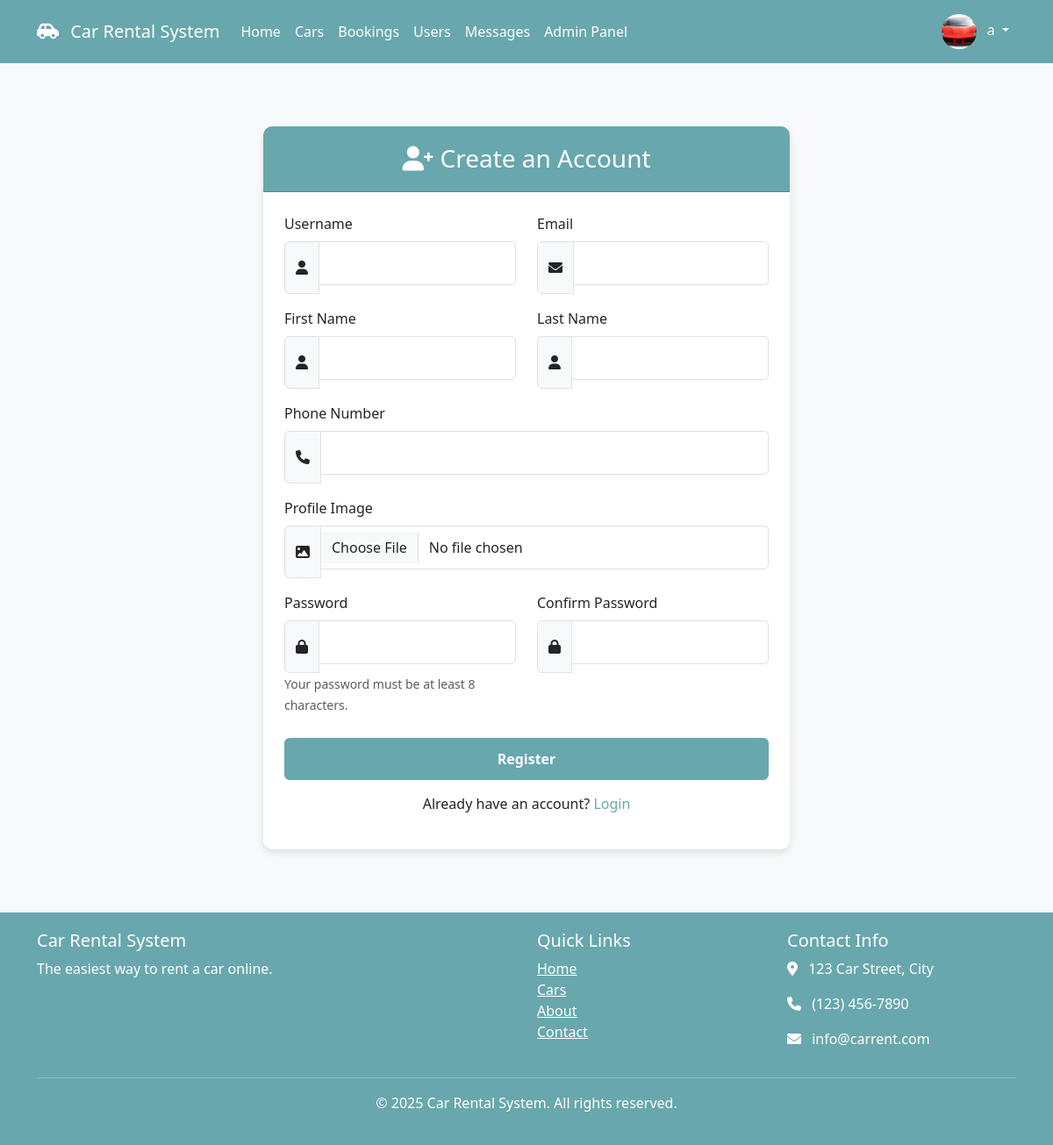
Page /register/ (signed in) on the committed database.
### myapp/models.py (models this page shows, shortened)
class User(AbstractUser):
    ROLE_CHOICES = (
        (1, 'User'),
        (2, 'Admin'),
        (3, 'Resource Manager'),
        (4, 'Entry Operator'),
    )
    role = models.IntegerField(choices=ROLE_CHOICES, default=1)
    profile_image = models.ImageField(upload_to='profile_images/', null=True, blank=True)

### myapp/views.py (the view)
# urls.py: path('register/', views.register, name='register'),
def register(request):
    if request.method == 'POST':
        form = UserRegistrationForm(request.POST, request.FILES)
        if form.is_valid():
            user = form.save(commit=False)
            user.role = 1
            user.save()
            user.profile.phone = form.cleaned_data.get('phone')
            user.profile.save()
            raw_password = form.cleaned_data.get('password1')
            user = authenticate(username=user.username, password=raw_password)
            login(request, user)
            messages.success(request, "Registration successful! Welcome to Car Rental System.")
            return redirect('dashboard')
    else:
        form = UserRegistrationForm()
    return render(request, 'myapp/register.html', {'form': form})

### myapp/forms.py
class UserRegistrationForm(UserCreationForm):
    email = forms.EmailField(required=True)
    first_name = forms.CharField(max_length=30, required=True)
    last_name = forms.CharField(max_length=30, required=True)
    phone = forms.CharField(max_length=20, required=False)
    profile_image = forms.ImageField(required=False)
    role = forms.ChoiceField(choices=User.ROLE_CHOICES, initial=1)
    class Meta:
        model = User
        fields = ['username', 'email', 'first_name', 'last_name',
                 'phone', 'profile_image', 'role', 'password1', 'password2']

### myapp/templates/myapp/register.html (shortened to what this page needs)
{% extends 'myapp/base.html' %}
{% block content %}
<div class="register-container mt-5 mb-5">
    <div class="card">
        <div class="card-header">
            <h3 class="mb-0"><i class="fas fa-user-plus me-2"></i>Create an Account</h3>
        </div>
        <div class="card-body p-4">
            <form method="post" enctype="multipart/form-data">
                <div class="row">
                    <div class="col-md-6">
                        <div class="mb-3">
                            <label for="id_username" class="form-label">Username</label>
                            <div class="input-group">
                                <span class="input-group-text"><i class="fas fa-user"></i></span>
                                {{ form.username }}
                            </div>
                        </div>
                    </div>
                    <div class="col-md-6">
                        <div class="mb-3">
                            <label for="id_email" class="form-label">Email</label>
                            <div class="input-group">
                                <span class="input-group-text"><i class="fas fa-envelope"></i></span>
                                {{ form.email }}
                            </div>
                        </div>
                    </div>
                </div>
                <div class="row">
                    <div class="col-md-6">
                        <div class="mb-3">
                            <label for="id_first_name" class="form-label">First Name</label>
                            <div class="input-group">
                                <span class="input-group-text"><i class="fas fa-user"></i></span>
                                {{ form.first_name }}
                            </div>
                        </div>
                    </div>
                    <div class="col-md-6">
                        <div class="mb-3">
                            <label for="id_last_name" class="form-label">Last Name</label>
                            <div class="input-group">
                                <span class="input-group-text"><i class="fas fa-user"></i></span>
                                {{ form.last_name }}
                            </div>
                        </div>
                    </div>
                </div>
                <div class="mb-3">
                    <label for="id_phone" class="form-label">Phone Number</label>
                    <div class="input-group">
                        <span class="input-group-text"><i class="fas fa-phone"></i></span>
                        {{ form.phone }}
                    </div>
                </div>
                <div class="mb-3">
                    <label for="id_profile_image" class="form-label">Profile Image</label>
                    <div class="input-group">
                        <span class="input-group-text"><i class="fas fa-image"></i></span>
                        {{ form.profile_image }}
                    </div>
                </div>
                <div class="row">
                    <div class="col-md-6">
                        <div class="mb-3">
                            <label for="id_password1" class="form-label">Password</label>
                            <div class="input-group">
                                <span class="input-group-text"><i class="fas fa-lock"></i></span>
                                {{ form.password1 }}
                            </div>
                            <small class="text-muted">Your password must be at least 8 characters.</small>
                        </div>
                    </div>
                    <div class="col-md-6">
                        <div class="mb-3">
                            <label for="id_password2" class="form-label">Confirm Password</label>
                            <div class="input-group">
                                <span class="input-group-text"><i class="fas fa-lock"></i></span>
                                {{ form.password2 }}
                            </div>
                        </div>
                    </div>
                </div>
                <div class="d-grid gap-2">
                    <button type="submit" class="btn btn-primary btn-submit">Register</button>
                </div>
            </form>
            <div class="login-link">
                <p>Already have an account? <a href="{% url 'login' %}">Login</a></p>
            </div>
        </div>
    </div>
</div>
{% endblock %}

### myapp/templates/myapp/base.html (shortened to what this page needs)
<!DOCTYPE html>
<html lang="en">
<head>
    <link href="https://cdn.jsdelivr.net/npm/bootstrap@5.3.0-alpha1/dist/css/bootstrap.min.css" rel="stylesheet">
    <link rel="stylesheet" href="https://cdnjs.cloudflare.com/ajax/libs/font-awesome/6.0.0/css/all.min.css">
</head>
<body>
    <nav class="navbar navbar-expand-lg navbar-dark sticky-top">
        <div class="container">
            <a class="navbar-brand" href="{% url 'home' %}">
                <i class="fas fa-car-side me-2"></i>
                Car Rental System
            </a>
            <div class="collapse navbar-collapse" id="navbarNav">
                <ul class="navbar-nav me-auto">
                    <li class="nav-item">
                        <a class="nav-link" href="{% url 'home' %}">Home</a>
                    </li>
                    <li class="nav-item">
                        <a class="nav-link" href="{% url 'car_list' %}">Cars</a>
                    </li>
                    {% if user.is_authenticated %}
                        {% if user.role == 2 %}
                            <li class="nav-item">
                                <a class="nav-link" href="{% url 'manage_bookings' %}">Bookings</a>
                            </li>
                            <li class="nav-item">
                                <a class="nav-link" href="{% url 'user_list' %}">Users</a>
                            </li>
                            <li class="nav-item">
                                <a class="nav-link" href="{% url 'message_list' %}">Messages</a>
                            </li>
                            <li class="nav-item">
                                <a class="nav-link" href="/admin/" target="_blank">Admin Panel</a>
                            </li>
                        {% elif user.role == 4 %}
                            <li class="nav-item">
                                <a class="nav-link" href="{% url 'manage_bookings' %}">Manage Bookings</a>
                            </li>
                        {% else %}
                            <li class="nav-item">
                                <a class="nav-link" href="{% url 'my_bookings' %}">My Bookings</a>
                            </li>
                        {% endif %}
                    {% endif %}
                </ul>
                <ul class="navbar-nav">
                    {% if user.is_authenticated %}
                        <li class="nav-item dropdown">
                            <a class="nav-link dropdown-toggle" href="#" id="navbarDropdown" role="button" data-bs-toggle="dropdown">
                                {% if user.profile_image %}
                                    <img src="{{ user.profile_image.url }}" alt="{{ user.username }}" class="profile-image me-2">
                                {% else %}
                                    <i class="fas fa-user-circle me-2"></i>
                                {% endif %}
                                {{ user.username }}
                            </a>
                        </li>
                    {% endif %}
                </ul>
            </div>
        </div>
    </nav>
    <main class="container py-4 fade-in">
        {% block content %}{% endblock %}
    </main>
    <footer class="footer mt-auto">
        <div class="container">
            <div class="row">
                <div class="col-md-6">
                    <h5>Car Rental System</h5>
                    <p>The easiest way to rent a car online.</p>
                </div>
                <div class="col-md-3">
                    <h5>Quick Links</h5>
                    <ul class="list-unstyled">
                        <li><a href="{% url 'home' %}" class="text-white">Home</a></li>
                        <li><a href="{% url 'car_list' %}" class="text-white">Cars</a></li>
                        <li><a href="{% url 'about' %}" class="text-white">About</a></li>
                        <li><a href="{% url 'contact' %}" class="text-white">Contact</a></li>
                    </ul>
                </div>
                <div class="col-md-3">
                    <h5>Contact Info</h5>
                    <address>
                        <p><i class="fas fa-map-marker-alt me-2"></i> 123 Car Street, City</p>
                        <p><i class="fas fa-phone me-2"></i> (123) 456-7890</p>
                        <p><i class="fas fa-envelope me-2"></i> info@carrent.com</p>
                    </address>
                </div>
            </div>
            <hr class="bg-light">
            <div class="text-center">
                <p>&copy; {% now "Y" %} Car Rental System. All rights reserved.</p>
            </div>
        </div>
    </footer>
</body>
</html>

### myapp/templates/myapp/base.html (style rules this page uses)
:root { --primary-color: #68A7AD; --secondary-color: #99C4C8; --accent-color: #E5CB9F; --light-color: #EEE4AB; --dark-color: #333; --white-color: #fff; }
body { font-family: 'Segoe UI', Tahoma, Geneva, Verdana, sans-serif; background-color: #f8f9fa; }
.navbar { background-color: var(--primary-color); }
.navbar-brand, .nav-link { color: var(--white-color); }
.btn-primary { background-color: var(--primary-color); border-color: var(--primary-color); }
.card { border-radius: 10px; overflow: hidden; box-shadow: 0 4px 8px rgba(0, 0, 0, 0.1); transition: transform 0.3s ease; }
.footer { background-color: var(--primary-color); color: var(--white-color); padding: 20px 0; }
.profile-image { width: 40px; height: 40px; border-radius: 50%; object-fit: cover; }
.fade-in { animation: fadeIn 0.5s ease-in; }

### myapp/templates/myapp/register.html (style rules this page uses)
.register-container { max-width: 600px; margin: 0 auto; }
.card { border: none; box-shadow: 0 4px 8px rgba(0, 0, 0, 0.1); border-radius: 10px; }
.card-header { background-color: var(--primary-color); color: white; text-align: center; padding: 20px; border-radius: 10px 10px 0 0; }
.form-control { border-radius: 5px; padding: 12px; margin-bottom: 10px; }
.btn-submit { background-color: var(--primary-color); border: none; width: 100%; padding: 12px; font-weight: bold; margin-top: 10px; transition: all 0.3s ease; }
.form-label { font-weight: 500; }
.login-link { text-align: center; margin-top: 15px; }
.login-link a { color: var(--primary-color); text-decoration: none; font-weight: 500; }

### rows in the picture
User: profile_image (picture), username "a"
